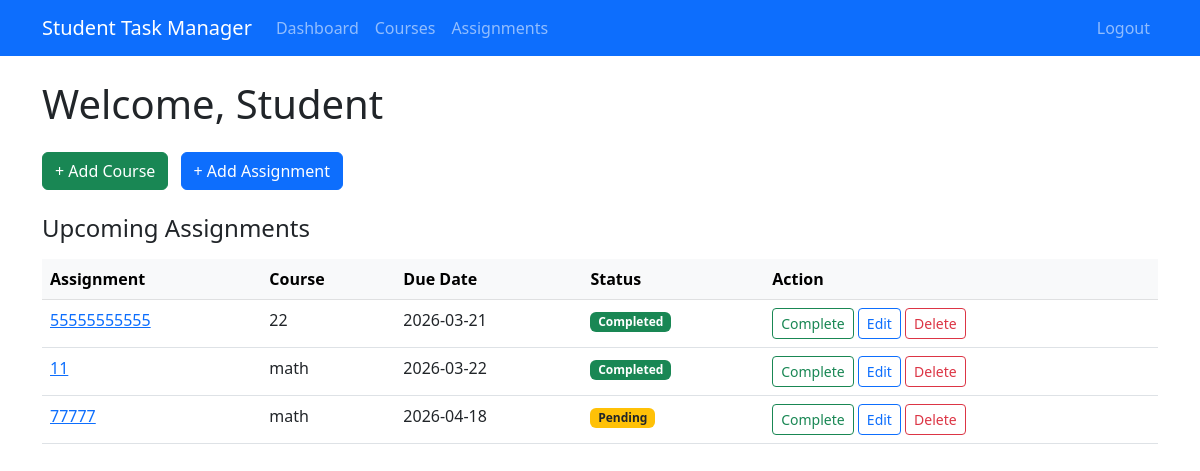
The app's page / (signed in) with its own data.
### rango/models.py (models this page shows, shortened)
class Assignment(models.Model):
    student = models.ForeignKey(Student, on_delete=models.CASCADE) # StudentID
    course = models.ForeignKey(Course, on_delete=models.CASCADE) # CourseID
    name = models.CharField(max_length=128) # Name Char(128)
    state = models.BooleanField(default=False) # State Boolean
    deadline = models.CharField(max_length=15) # Deadline Char(15)
    description = models.TextField(blank=True, null=True)

class Course(models.Model):
    student = models.ForeignKey(Student, on_delete=models.CASCADE) # StudentID which database automatically generates by order
    name = models.CharField(max_length=15) # Char(15)

### rango/views.py (the view)
# urls.py: path('', views.view_courses, name='home'),
@login_required
def view_courses(request):
    student, _ = Student.objects.get_or_create(user=request.user)
    courses = Course.objects.filter(student=student)
    assignments = Assignment.objects.filter(student=student).order_by('deadline')
    return render(request, 'rango/dashboard.html', {
        'assignments': assignments,
        'courses': courses
    })

### rango/templates/rango/dashboard.html (shortened to what this page needs)
{% load static %}
<!DOCTYPE html>
<html lang="en">
<head>
    <link href="https://cdn.jsdelivr.net/npm/bootstrap@5.3.0/dist/css/bootstrap.min.css" rel="stylesheet">
</head>
<body>
    <nav class="navbar navbar-expand-lg navbar-dark bg-primary">
        <div class="container">
            <a class="navbar-brand" href="{% url 'rango:view_courses' %}">
                Student Task Manager
            </a>
            <div class="collapse navbar-collapse" id="navbarNav">
                <ul class="navbar-nav me-auto">
                    <li class="nav-item">
                        <a class="nav-link" href="{% url 'rango:view_courses' %}">
                            Dashboard
                        </a>
                    </li>
                    <li class="nav-item">
                        <a class="nav-link" href="{% url 'rango:view_courses_page' %}">
                            Courses
                        </a>
                    </li>
                    <li class="nav-item">
                        <a class="nav-link" href="{% url 'rango:filter_assignment' %}">
                            Assignments
                        </a>
                    </li>
                </ul>
                <ul class="navbar-nav">
                    <li class="nav-item">
                        <a class="nav-link" href="{% url 'rango:logout' %}" aria-label="Logout">
                            Logout
                        </a>
                    </li>
                </ul>
            </div>
        </div>
    </nav>
    <main class="container my-4">
        <h1 class="mb-4">Welcome, Student</h1>
        <div class="row mb-4">
            <div class="col-12">
                <a href="{% url 'rango:add_course' %}" class="btn btn-success me-2" aria-label="Add course">
                    + Add Course
                </a>
                <a href="{% url 'rango:add_assignment' %}" class="btn btn-primary" aria-label="Add assignment">
                    + Add Assignment
                </a>
            </div>
        </div>
        <h2 class="h4 mb-3">Upcoming Assignments</h2>
        <div class="table-responsive">
            <table class="table table-hover" role="table">
                <thead class="table-light">
                    <tr>
                        <th scope="col">Assignment</th>
                        <th scope="col">Course</th>
                        <th scope="col">Due Date</th>
                        <th scope="col">Status</th>
                        <th scope="col">Action</th>
                    </tr>
                </thead>
                <tbody>
                    {% for assignment in assignments %}
                    <tr>
                        <td>
                            <a href="{% url 'rango:assignment_detail' assignment.id %}">
                                {{ assignment.name }}
                            </a>
                        </td>
                        <td>{{ assignment.course.name }}</td>
                        <td>{{ assignment.deadline }}</td>
                        <td>
                            {% if assignment.state %}
                                <span class="badge bg-success">Completed</span>
                            {% else %}
                                <span class="badge bg-warning text-dark">Pending</span>
                            {% endif %}
                        </td>
                        <td>
                            <a href="{% url 'rango:mark_assignment_done' assignment.id %}"
                               class="btn btn-sm btn-outline-success"
                               aria-label="Mark assignment as completed">
                                Complete
                            </a>
                            <a href="{% url 'rango:edit_assignment' assignment.id %}"
                               class="btn btn-sm btn-outline-primary"
                               aria-label="Edit assignment">
                                Edit
                            </a>
                            <a href="{% url 'rango:delete_assignment' assignment.id %}"
                               class="btn btn-sm btn-outline-danger"
                               aria-label="Delete assignment">
                                Delete
                            </a>
                        </td>
                    </tr>
                    {% empty %}
                    <tr>
                        <td colspan="5" class="text-center text-muted">
                            No assignments yet
                        </td>
                    </tr>
                    {% endfor %}
                </tbody>
            </table>
        </div>
    </main>
</body>
</html>

### records on screen
Assignment: name "55555555555", course.name "22", deadline "2026-03-21", state "Completed"
Assignment: name "11", course.name "math", deadline "2026-03-22", state "Completed"
Assignment: name "77777", course.name "math", deadline "2026-04-18", state "Pending"
